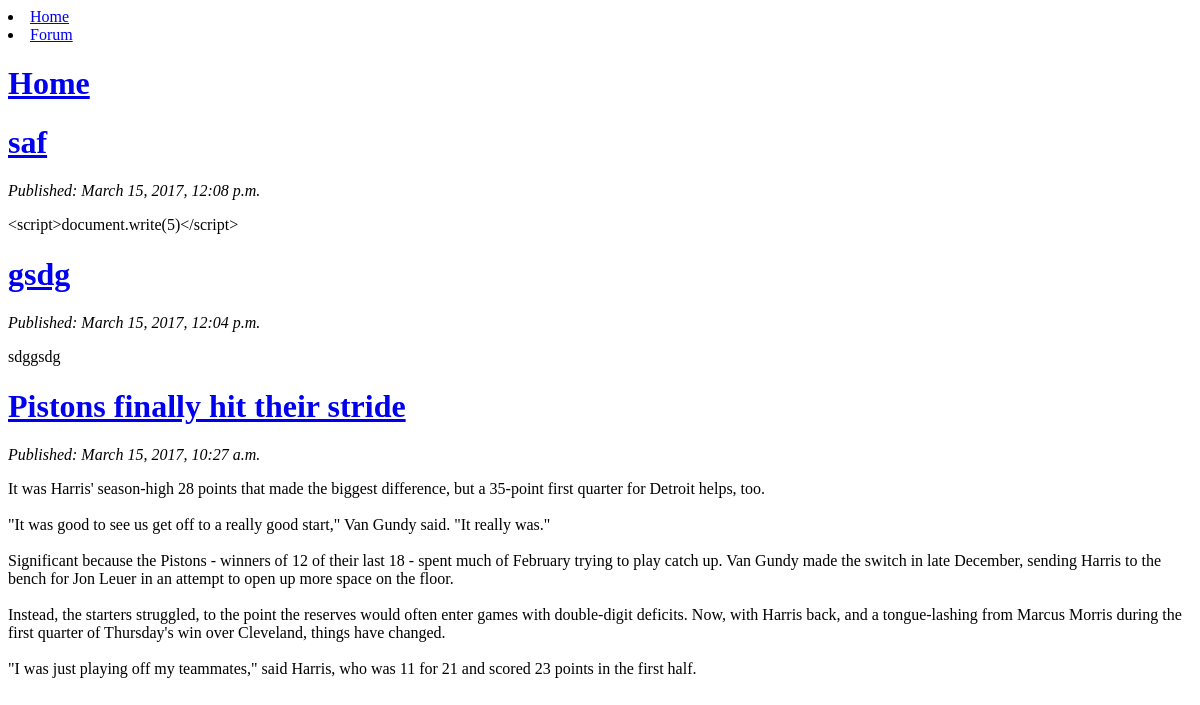
The app's page /, older data.
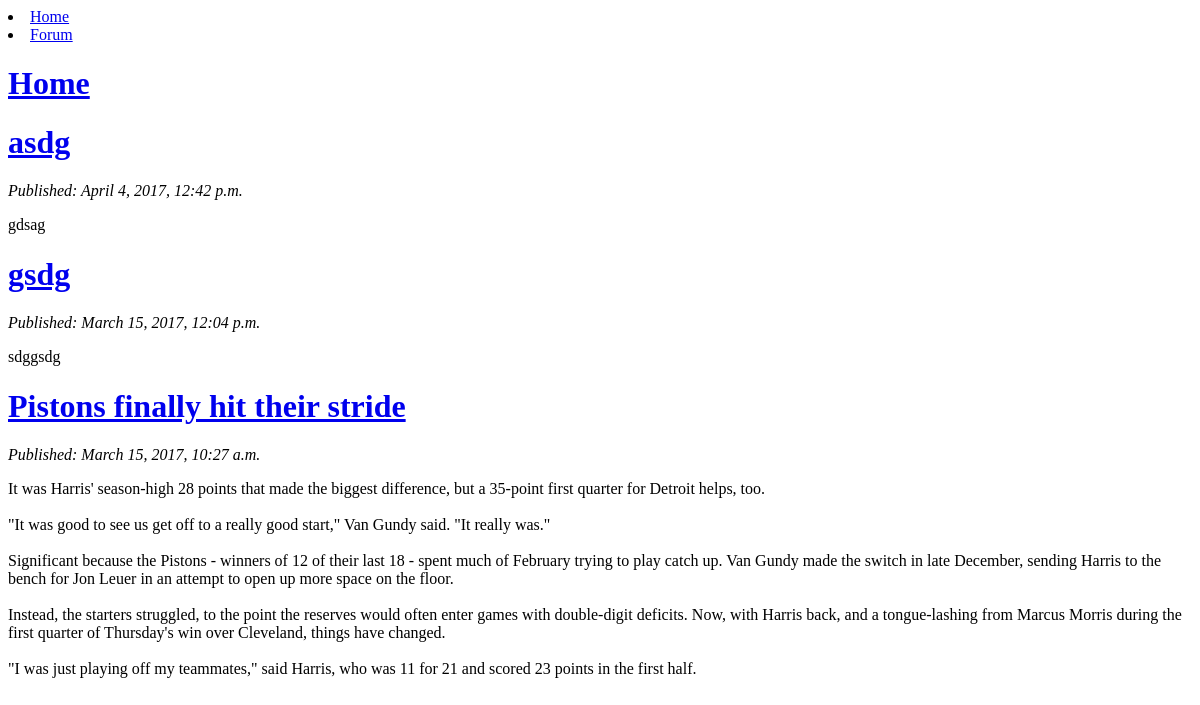
The same page, newer data.
### newsfeed/models.py (models this page shows, shortened)
class Post(models.Model):
    author = models.ForeignKey('auth.User')
    title = models.CharField(max_length=200)
    text = models.TextField()
    created_date = models.DateTimeField(default=timezone.now)
    class Meta:
        ordering = ['-created_date',]

### newsfeed/views.py (the view)
# urls.py: url(r'^$', views.post_list, name='post_list'),
def post_list(request):
    posts = Post.objects.order_by('-created_date')[0:3]
    return render(request, 'newsfeed/post_list.html', {'posts': posts})

### newsfeed/templates/newsfeed/post_list.html
{% extends 'newsfeed/base.html' %}
{% block content %}
    {% for post in posts %}
        <div>
            <h1><a href="{% url 'post_in_detail' pk=post.pk %}">{{ post.title }}</a></h1>
            <p><i>Published: {{ post.created_date }}</i></p>
            <p>{{ post.text|linebreaksbr }}</p>
        </div>
    {% endfor %}
{% endblock %}

Row changes from the older to the newer data that the page shows:
removed Post: title "saf", created_date "March 15, 2017, 12:08 p.m.", text "<script>document.write(5)</script>"
added Post: title "asdg", created_date "April 4, 2017, 12:42 p.m.", text "gdsag"
